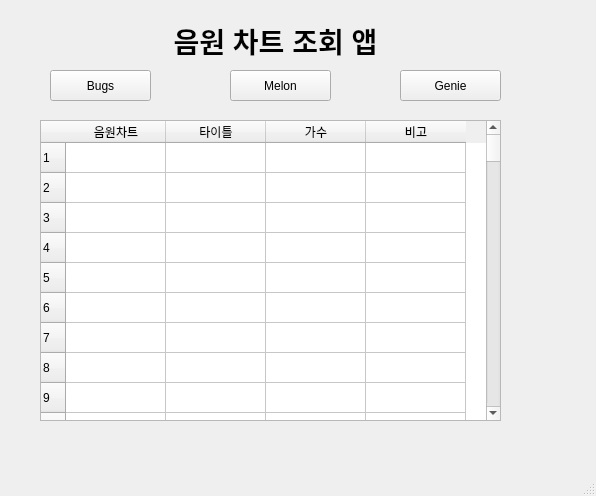
<?xml version="1.0" encoding="UTF-8"?>
<ui version="4.0">
 <class>MainWindow</class>
 <widget class="QMainWindow" name="MainWindow">
  <property name="geometry">
   <rect>
    <x>0</x>
    <y>0</y>
    <width>596</width>
    <height>496</height>
   </rect>
  </property>
  <property name="windowTitle">
   <string>MainWindow</string>
  </property>
  <widget class="QWidget" name="centralwidget">
   <widget class="QLabel" name="label">
    <property name="geometry">
     <rect>
      <x>120</x>
      <y>10</y>
      <width>311</width>
      <height>61</height>
     </rect>
    </property>
    <property name="font">
     <font>
      <pointsize>21</pointsize>
      <weight>75</weight>
      <bold>true</bold>
     </font>
    </property>
    <property name="text">
     <string>음원 차트 조회 앱</string>
    </property>
    <property name="alignment">
     <set>Qt::AlignCenter</set>
    </property>
   </widget>
   <widget class="QPushButton" name="bugsButton">
    <property name="geometry">
     <rect>
      <x>50</x>
      <y>70</y>
      <width>101</width>
      <height>31</height>
     </rect>
    </property>
    <property name="text">
     <string>Bugs</string>
    </property>
   </widget>
   <widget class="QTableWidget" name="tableWidget">
    <property name="geometry">
     <rect>
      <x>40</x>
      <y>120</y>
      <width>461</width>
      <height>301</height>
     </rect>
    </property>
    <property name="rowCount">
     <number>100</number>
    </property>
    <property name="columnCount">
     <number>4</number>
    </property>
    <row/>
    <row/>
    <row/>
    <row/>
    <row/>
    <row/>
    <row/>
    <row/>
    <row/>
    <row/>
    <row/>
    <row/>
    <row/>
    <row/>
    <row/>
    <row/>
    <row/>
    <row/>
    <row/>
    <row/>
    <row/>
    <row/>
    <row/>
    <row/>
    <row/>
    <row/>
    <row/>
    <row/>
    <row/>
    <row/>
    <row/>
    <row/>
    <row/>
    <row/>
    <row/>
    <row/>
    <row/>
    <row/>
    <row/>
    <row/>
    <row/>
    <row/>
    <row/>
    <row/>
    <row/>
    <row/>
    <row/>
    <row/>
    <row/>
    <row/>
    <row/>
    <row/>
    <row/>
    <row/>
    <row/>
    <row/>
    <row/>
    <row/>
    <row/>
    <row/>
    <row/>
    <row/>
    <row/>
    <row/>
    <row/>
    <row/>
    <row/>
    <row/>
    <row/>
    <row/>
    <row/>
    <row/>
    <row/>
    <row/>
    <row/>
    <row/>
    <row/>
    <row/>
    <row/>
    <row/>
    <row/>
    <row/>
    <row/>
    <row/>
    <row/>
    <row/>
    <row/>
    <row/>
    <row/>
    <row/>
    <row/>
    <row/>
    <row/>
    <row/>
    <row/>
    <row/>
    <row/>
    <row/>
    <row/>
    <row/>
    <column>
     <property name="text">
      <string>음원차트</string>
     </property>
    </column>
    <column>
     <property name="text">
      <string>타이틀</string>
     </property>
    </column>
    <column>
     <property name="text">
      <string>가수</string>
     </property>
    </column>
    <column>
     <property name="text">
      <string>비고</string>
     </property>
    </column>
   </widget>
   <widget class="QPushButton" name="melonButton">
    <property name="geometry">
     <rect>
      <x>230</x>
      <y>70</y>
      <width>101</width>
      <height>31</height>
     </rect>
    </property>
    <property name="text">
     <string>Melon</string>
    </property>
   </widget>
   <widget class="QPushButton" name="genieButton">
    <property name="geometry">
     <rect>
      <x>400</x>
      <y>70</y>
      <width>101</width>
      <height>31</height>
     </rect>
    </property>
    <property name="text">
     <string>Genie</string>
    </property>
   </widget>
  </widget>
  <widget class="QMenuBar" name="menubar">
   <property name="geometry">
    <rect>
     <x>0</x>
     <y>0</y>
     <width>596</width>
     <height>21</height>
    </rect>
   </property>
  </widget>
  <widget class="QStatusBar" name="statusbar"/>
 </widget>
 <resources/>
 <connections/>
</ui>
